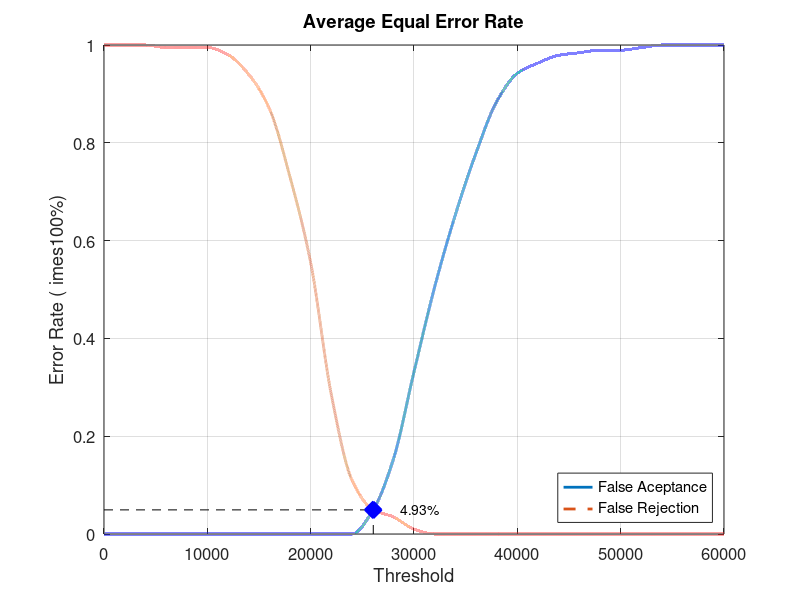
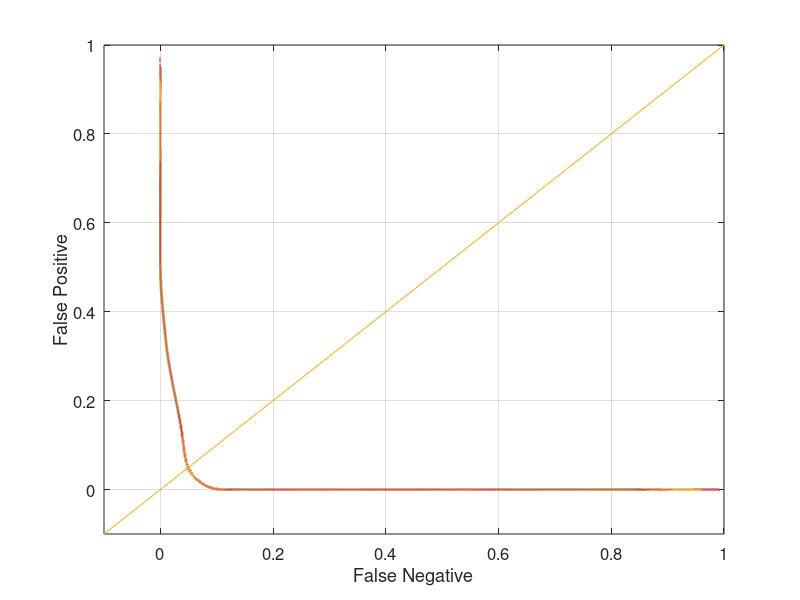

The MATLAB source for these figures, in order:
close all;
clear;
clc;
x = 0:2000:60000;
xq = 0:0.5:60000;

y0 = [0 0 0 0 0 0 0 0 0 0 0 0 0 0.0473684 0.152632 0.331579 0.505263 0.652632 0.778947 0.884211 0.942105 0.963158 0.978947 0.984211 0.989474 0.989474 0.994737 1 1 1 1]
yy0 = interp1(x, y0, xq, 'pchip');
y1 = [1 1 1 0.995 0.995 0.995 0.98 0.94 0.87 0.73 0.555 0.285 0.11 0.05 0.035 0.01 0 0 0 0 0 0 0 0 0 0 0 0 0 0 0]
yy1 = interp1(x, y1, xq, 'pchip');

% Calculating EER: 
y2 = abs(y0 - y1);
find(y2 == min(y2))
yy2 = abs(yy0 - yy1);
xEER = find(yy2 == min(yy2));
xEERIndex = xq(xEER) % X-axis EER
yEER = yy0(xEER) % Y-axis EER

main = figure
plot(xq, yy0,'-','LineWidth', 2);	hold on
plot(xq, yy1,'--','LineWidth', 2);	hold on
plot([xEERIndex xEERIndex], [0 yEER], 'k--');	hold on
plot([0 xEERIndex], [yEER yEER], 'k--');	hold on
plot(xEERIndex, yEER, 'bx', 'LineWidth', 10);	hold on
text(xEERIndex + 10 * xEERIndex / 100, yEER, [num2str(round((10000 * yEER)) / 100) '%'])
legend('False Aceptance', 'False Rejection', 'Location', 'SouthEast')
xlabel('Threshold')
ylabel('Error Rate (	imes100%)')
title('Average Equal Error Rate')
set(gca, 'FontSize', 12)
axis([0 60000 0 1])
grid on

print(main, 'Database5_4Main', '-dpng');
FNRxFPR = figure('Color', [1 1 1]);
plot(yy1, yy0, '-', yy1, yy0, 'LineWidth', 2);
hold on
y = -0.1:0.1:1
plot(y, y); 
set(gca, 'FontSize', 12)
xlabel('False Negative')
ylabel('False Positive')
axis([-0.1 1 -0.1 1])
set(gca, 'FontSize', 12)
grid on

print(FNRxFPR, 'Database5_4FNRxFPR','-dpng');
